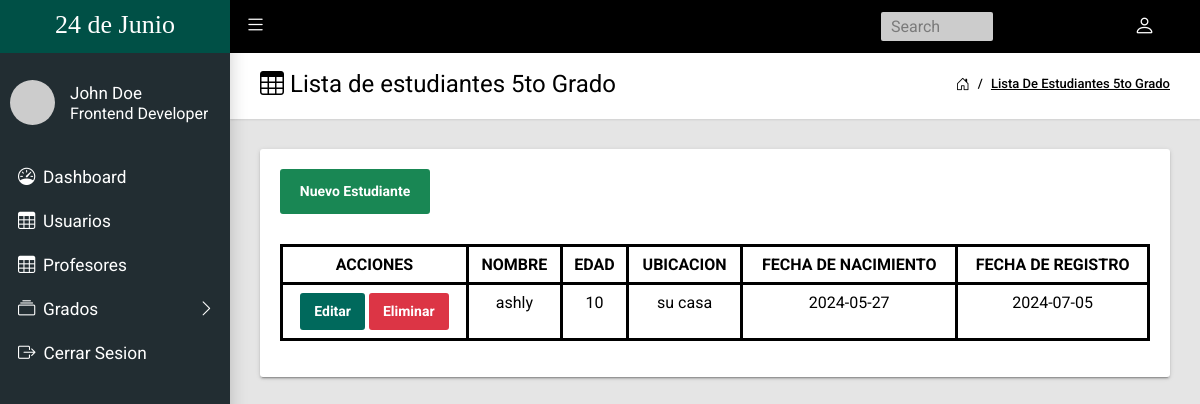
Page /5to_Grado.php on the committed database.
### tables this page shows
CREATE TABLE `estudiantes_quintogrado` (
  `ID` int(11) NOT NULL COMMENT 'ID del estuduante',
  `nombre` text NOT NULL COMMENT 'nombre del estudiante',
  `edad` varchar(10) NOT NULL COMMENT 'edad del estudiante',
  `direccion` text NOT NULL COMMENT 'dirección estudiante',
  `fecha_nacimiento` text NOT NULL COMMENT 'fecha de nacimiento',
  `fecha_registro` text NOT NULL COMMENT 'fecha de registro '
);

### 5to_Grado.php (the view, shortened to what this page needs)
<?php
require_once 'administrador/Tools/header.php';
require_once 'administrador/Tools/modificar.php';
?>
<main class="app-content">
      <div class="app-title">
        <div>
          <h1><i class="bi bi-table"></i> Lista de estudiantes 5to Grado </h1>
        </div>
        <ul class="app-breadcrumb breadcrumb">
          <li class="breadcrumb-item"><i class="bi bi-house-door fs-6"></i></li>
          <li class="breadcrumb-item"><a href="5to_grado.php">Lista de estudiantes 5to Grado</a></li>
        </ul>
      </div>
      <div class="row">
        <div class="col-md-12">
          <div class="tile">
          <div class="tile-body">
              <div class="table-responsive">
                <table class="table table-hover table-bordered" id="table_usuarios" style="text-align:center">
                <div>
                <button class="btn btn-success" type="button"
                onclick="ModificarUsuario_5toGrado()">Nuevo Estudiante</button>
                  <thead>
                    <tr>
                      <th>ACCIONES</th>
                      <th>NOMBRE</th>
                      <th>EDAD</th>
                      <th>UBICACION</th>
                      <th>FECHA DE NACIMIENTO</th>
                      <th>FECHA DE REGISTRO</th>
                    </tr>
                  </thead>
                  <tbody>
                    <?php
                      $sql= " SELECT * FROM estudiantes_quintoGrado ";
                      $resultado =  mysqli_query($conexion, $sql);
                      while($mostrar = mysqli_fetch_array($resultado)){
                    ?>
                    <tr>
                      <td style="text-align:center">
                      <button href="modificar.php?id=<?=$mostrar['ID']?>" class="btn btn-primary" name="id_modificar" tittle="Editar" onclick=" ModificarUsuario_Admin()">Editar</button>
                      <button href="5to_grado.php?id=<?=$mostrar['ID']?>" class="btn btn-danger" tittle="Eliminar" onclick="advertencia(event)">Eliminar</button>
                      </td>
                      <td><?php echo $mostrar['nombre']?></td>
                      <td><?php echo $mostrar['edad']?></td>
                      <td><?php echo $mostrar['direccion']?></td>
                      <td><?php echo $mostrar['fecha_nacimiento']?></td>
                      <td><?php echo $mostrar['fecha_registro']?></td>
                    </tr>
                    <?php
                      }
                    ?>
                  </tbody>
                </table>
              </div>
            </div>
          </div>
        </div>
    </div>
</main>
<?php
require_once 'administrador/Tools/footer.php';
?>

### administrador/css/style.css (style rules this page uses)
*, *::before, *::after { padding: 0; margin: 0; box-sizing: border-box; }
body { font-family: 'Roboto', sans-serif; }
button { color:#f2f2f2; background: #153744; }

### rows in the picture
estudiantes_quintogrado: nombre "ashly", edad "10", direccion "su casa", fecha_nacimiento "2024-05-27", fecha_registro "2024-07-05"
